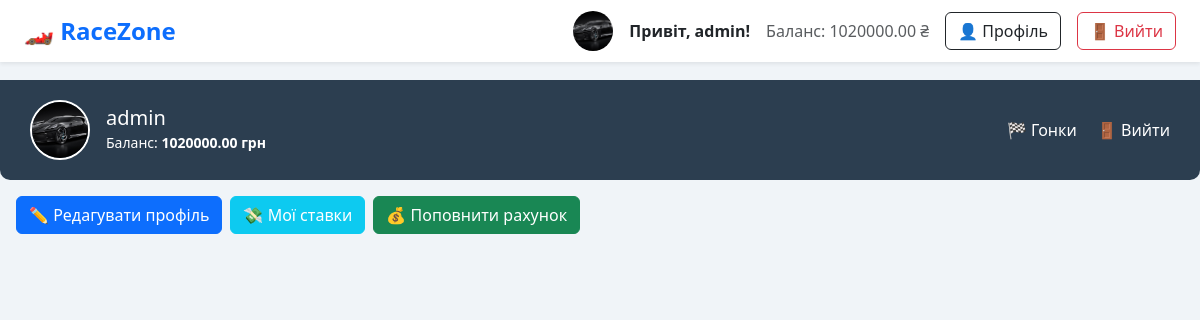
The page /profile/ (signed in) on the database its author committed.
### races/models.py (models this page shows, shortened)
class CustomUser(AbstractUser):
    balance = models.DecimalField(max_digits=10, decimal_places=2, default=0.00)
    profile_image = models.ImageField(upload_to='profile_images/', default='default.png')

### races/views.py (the view)
# urls.py: path('profile/', views.profile_view, name='profile'),
@login_required(login_url="login")
def profile_view(request):
    user = request.user
    bets = Bet.objects.select_related('race', 'driver').filter(user=user).order_by('-placed_at')
    if request.method == 'POST':
        form = ProfileUpdateForm(request.POST, request.FILES, instance=user)
        if form.is_valid():
            form.save()
            return redirect('profile')
    else:
        form = ProfileUpdateForm(instance=user)
    return render(request, 'profile.html', {
        'form': form,
        'bets': bets,
    })

### races/models.py (called while the page is built)
    def is_finished(self):
        return self.winner is not None

### races/templates/profile.html (shortened to what this page needs)
<!DOCTYPE html>
<html lang="uk">
<head>
    <link href="https://cdn.jsdelivr.net/npm/bootstrap@5.3.3/dist/css/bootstrap.min.css" rel="stylesheet">
</head>
<body>
{% include "partials/header.html" %}
<div class="profile-header d-flex justify-content-between align-items-center">
    <div class="d-flex align-items-center gap-3">
        {% if user.profile_image %}
        <img src="{{ user.profile_image.url }}" alt="Фото профілю" class="profile-image">
        {% endif %}
        <div>
            <h5 class="mb-0">{{ user.username }}</h5>
            <small>Баланс: <strong>{{ user.balance }} грн</strong></small>
        </div>
    </div>
    <div>
        <a href="{% url 'races' %}" class="text-white me-3 text-decoration-none">🏁 Гонки</a>
        <a href="/logout/" class="text-white text-decoration-none">🚪 Вийти</a>
    </div>
</div>
<div class="mt-3 ms-3 mb-4">
    <div class="d-flex flex-wrap gap-2">
        <button class="btn btn-primary" onclick="toggleForm()">✏️ Редагувати профіль</button>
        <button class="btn btn-info text-white" onclick="toggleBets()">💸 Мої ставки</button>
        <a href="{% url 'top_up_balance' %}" class="btn btn-success">💰 Поповнити рахунок</a>
    </div>
</div>
</body>
</html>

### races/templates/partials/header.html
<nav class="navbar navbar-expand-lg navbar-light bg-white shadow-sm mb-4 fixed-top">
    <div class="container-fluid px-4">
        <a class="navbar-brand fs-4 fw-bold text-primary" href="/">🏎️ RaceZone</a>
        <div class="ms-auto d-flex align-items-center gap-3">
            {% if request.user.is_authenticated %}
            {% if request.user.profile_image %}
            <img src="{{ request.user.profile_image.url }}" alt="Фото" width="40" height="40" class="rounded-circle"
                 style="object-fit: cover;">
            {% endif %}
            <span class="text-dark fw-semibold">Привіт, {{ request.user.username }}!</span>
            <span class="text-muted">Баланс: {{ request.user.balance }} ₴</span>
            <a href="{% url 'profile' %}" class="btn btn-outline-dark">👤 Профіль</a>
            <a href="{% url 'logout' %}" class="btn btn-outline-danger">🚪 Вийти</a>
            {% else %}
            <a href="{% url 'login' %}" class="btn btn-outline-primary">🔐 Вхід</a>
            <a href="{% url 'register' %}" class="btn btn-outline-success">📝 Реєстрація</a>
            {% endif %}
        </div>
    </div>
</nav>

### races/templates/profile.html (style rules this page uses)
body { background-color: #f0f4f8; padding-top: 80px; }
.profile-header { background-color: #2c3e50; color: white; padding: 20px 30px; border-radius: 0 0 10px 10px; }
.profile-image { width: 60px; height: 60px; border-radius: 50%; object-fit: cover; border: 2px solid #fff; }

### rows shown on the page
CustomUser: user.profile_image (picture), user.username "admin", user.balance "1020000.00", profile_image (picture), username "admin", balance "1020000.00"
